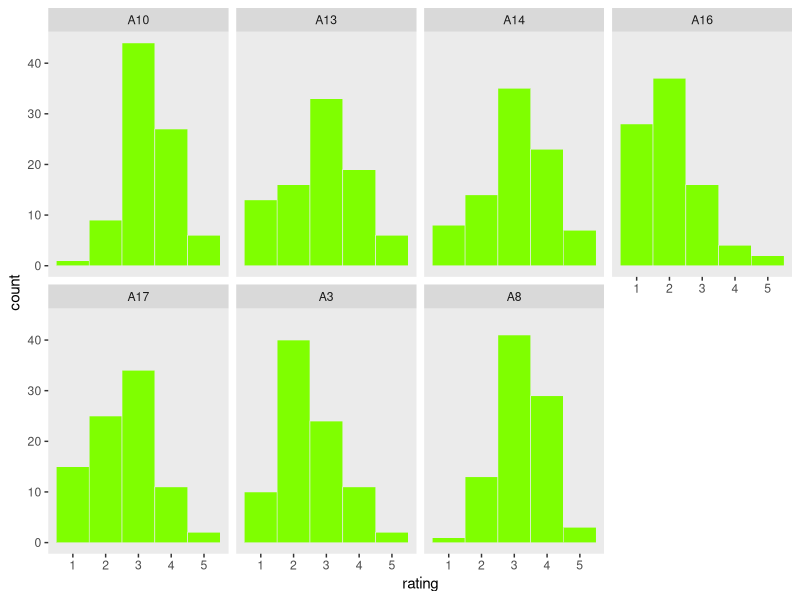
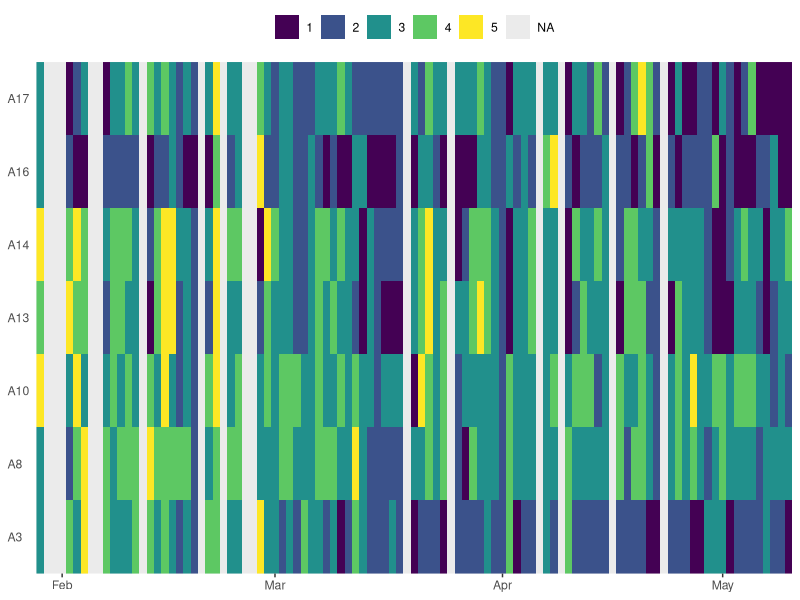

Here is the R script that generated these plots, in order: (Note: this script raises an error after producing the figures.)
## ---- chunk 1
options(width = 100)
## ---- chunk 2
library(readxl)
library(tidyverse)

d <- read_excel("Lindsey.xlsx")

glimpse(d)
## ---- chunk 3
d <-
  d %>% 
  mutate(day = 1:n()-1) %>% 
  select(day, everything())
## ---- chunk 4
d %>% 
  select(A3:A17) %>% 
  gather(item, rating) %>% 
  
  ggplot(aes(x = rating)) +
  geom_histogram(binwidth = 1, fill = "chartreuse", color = "grey92", size = 1/5) +
  theme(panel.grid = element_blank()) +
  facet_wrap(~item, ncol = 4)
## ---- chunk 5
library(viridis)

d %>% 
  select(Date, A3:A17) %>% 
  gather(item, rating, -Date) %>%
  mutate(rating = factor(rating, levels = c(1:5)),
         item = factor(item, levels = c("A3", "A8", "A10", "A13", "A14", "A16", "A17"))) %>% 
  
  ggplot(aes(x = Date, y = item)) +
  geom_raster(aes(fill = rating)) +
  scale_fill_viridis(NULL, discrete = TRUE, option = "D",
                     guide = guide_legend(direction = "horizontal",
                                          nrow = 1)) +
  scale_x_datetime(expand = c(0, 0)) +
  scale_y_discrete(expand = c(0, 0)) +
  labs(x = NULL, y = NULL) +
  theme(panel.grid = element_blank(),
        axis.text.y = element_text(hjust = 0),
        axis.ticks.y = element_blank(),
        legend.position = "top")
## ---- chunk 6
library(psych)

d %>% 
  select(A3:A17) %>% 
  describe()
## ---- chunk 7
d <-
  d %>% 
  select(everything(), -A3, -A8)
## ---- chunk 8
library(lavaan)
## ---- chunk 9
CFA_0_lag <- '
H =~ NA*A10 + A13 + A14 + A16 + A17

# Standardize the variance
H ~~ 1*H
'
## ---- chunk 10
fit.CFA_0_lag <- 
  cfa(CFA_0_lag, 
      data = d,
      estimator = "MLR",
      missing = "ML")
## ---- chunk 11
summary(fit.CFA_0_lag, 
        fit.measures = T)
## ---- chunk 12
tail(d)

d_lagged <-
  d %>% 
  add_row(., day = 103, Date = "2016-05-11 00:00:00", 
          Mon = 0, Tues = 0, Wed = 1, Thur = 0, Fri = 0, Sat = 0, Sun = 0, 
          Meds = NA, 
          A10 = NA, A13 = NA, A14 = NA, A16 = NA, A17 = NA)
## ---- chunk 13
(
  d_lagged <-
  d_lagged %>% 
  mutate(Meds_1 = lag(Meds),
         A10_1  = lag(A10),
         A13_1  = lag(A13),
         A14_1  = lag(A14),
         A16_1  = lag(A16),
         A17_1  = lag(A17))
  )
## ---- chunk 14
CFA_1_lag <- '
# Loadings
H0 =~ l1*A10 +   l2*A13 +   l3*A14 +   l4*A16 +   l5*A17
H1 =~ l1*A10_1 + l2*A13_1 + l3*A14_1 + l4*A16_1 + l5*A17_1

# LV variances
H0 ~~ 1*H0
H1 ~~ NA*H1 # Because of the structural model, the resitual variance for H1 is freely estimated

# residual variances
A10 ~~ rv1*A10
A13 ~~ rv2*A13
A14 ~~ rv3*A14
A16 ~~ rv4*A16
A17 ~~ rv5*A17

A10_1 ~~ rv1*A10_1
A13_1 ~~ rv2*A13_1
A14_1 ~~ rv3*A14_1
A16_1 ~~ rv4*A16_1
A17_1 ~~ rv5*A17_1

# item intercepts
A10 ~ i1*A10
A13 ~ i2*A13
A14 ~ i3*A14
A16 ~ i4*A16
A17 ~ i5*A17

A10_1 ~ i1*A10_1
A13_1 ~ i2*A13_1
A14_1 ~ i3*A14_1
A16_1 ~ i4*A16_1
A17_1 ~ i5*A17_1

# cross-lag residual covariances
A10 ~~ A10_1
A13 ~~ A13_1
A14 ~~ A14_1
A16 ~~ A16_1
A17 ~~ A17_1

# Structural model
H1 ~ H0
'
## ---- chunk 15
fit.CFA_1_lag <- 
  cfa(CFA_1_lag, 
      data = d_lagged,
      estimator = "MLR",
      missing = "ML",
      std.lv = T)
## ---- chunk 16
summary(fit.CFA_1_lag, 
        fit.measures = T)
## ---- chunk 17
SEM_1_lag <- '
# Loadings
H0 =~ l1*A10 +   l2*A13 +   l3*A14 +   l4*A16 +   l5*A17
H1 =~ l1*A10_1 + l2*A13_1 + l3*A14_1 + l4*A16_1 + l5*A17_1

# LV variances
H0 ~~ 1*H0
H1 ~~ NA*H1 # Because of the structural model, the resitual variance for H1 is freely estimated

# residual variances
A10 ~~ rv1*A10
A13 ~~ rv2*A13
A14 ~~ rv3*A14
A16 ~~ rv4*A16
A17 ~~ rv5*A17

A10_1 ~~ rv1*A10_1
A13_1 ~~ rv2*A13_1
A14_1 ~~ rv3*A14_1
A16_1 ~~ rv4*A16_1
A17_1 ~~ rv5*A17_1

# item intercepts
A10 ~ i1*A10
A13 ~ i2*A13
A14 ~ i3*A14
A16 ~ i4*A16
A17 ~ i5*A17

A10_1 ~ i1*A10_1
A13_1 ~ i2*A13_1
A14_1 ~ i3*A14_1
A16_1 ~ i4*A16_1
A17_1 ~ i5*A17_1

# cross-lag residual covariances
A10 ~~ A10_1
A13 ~~ A13_1
A14 ~~ A14_1
A16 ~~ A16_1
A17 ~~ A17_1

# Structural model
H1 ~ H0 + Meds_1
'
## ---- chunk 18
fit.SEM_1_lag <- 
  cfa(SEM_1_lag, 
      data = d_lagged,
      estimator = "MLR",
      missing = "ML",
      std.lv = T)
## ---- chunk 19
summary(fit.SEM_1_lag, 
        fit.measures = T)
